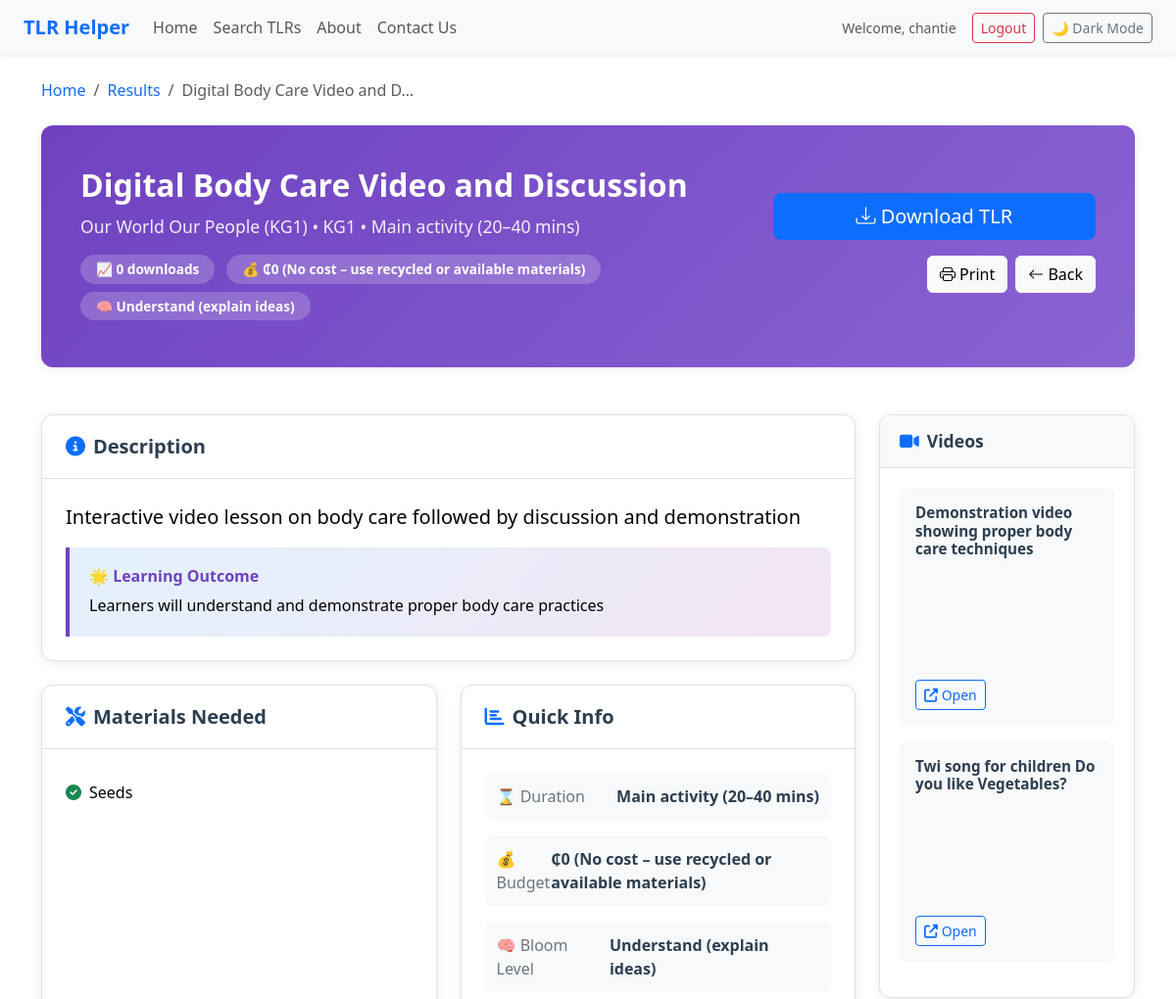
The page /tlr/digital-body-care-video-and-discussion/ (signed in, upper part) on the database as committed earlier.
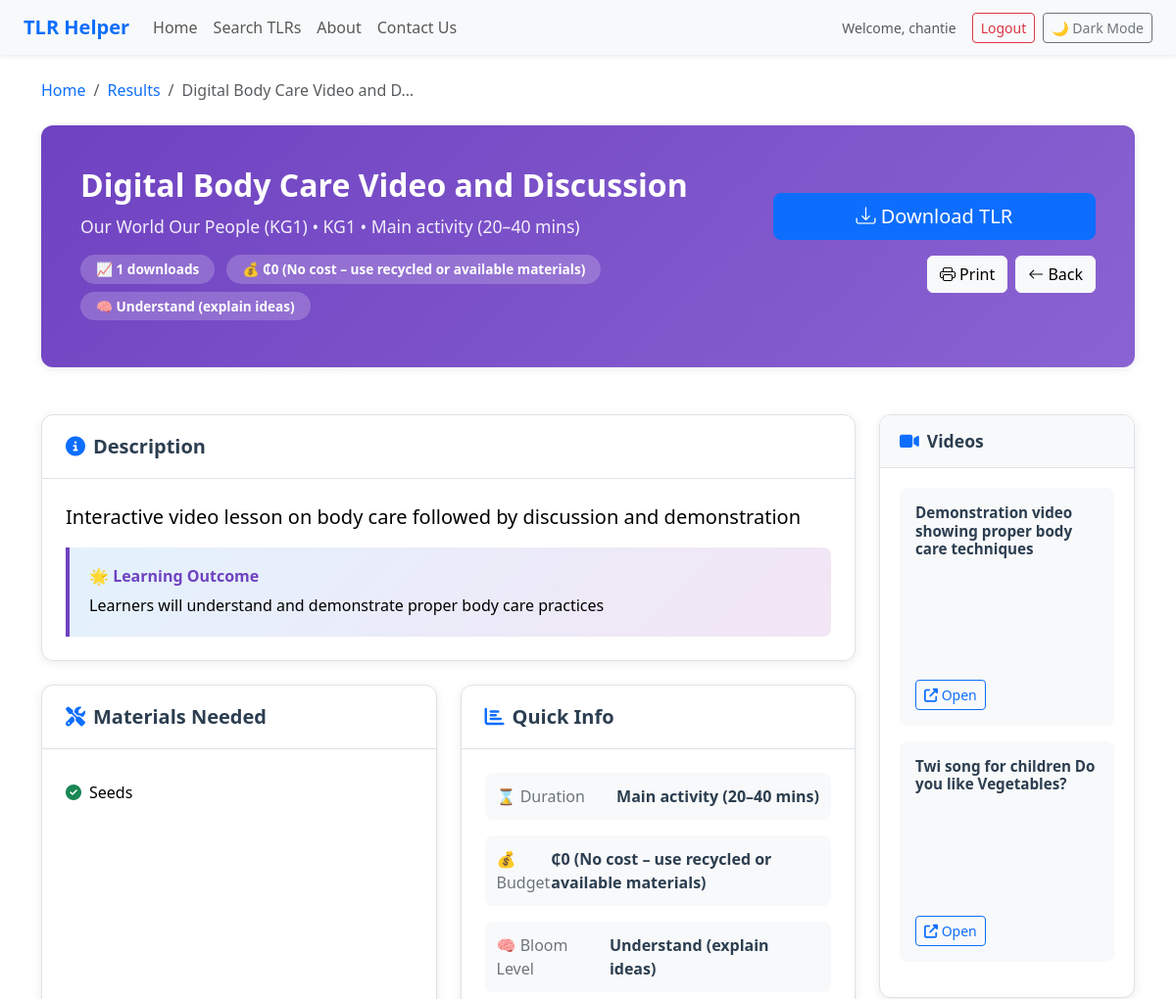
The same page on the database as committed later.
### suggestor/models.py (models this page shows, shortened)
class Tlr(models.Model):
    class_level = models.ForeignKey(ClassLevel, on_delete=models.CASCADE)
    subject = ChainedForeignKey(
        Subject,
        chained_field="class_level",
        chained_model_field="class_level",
        show_all=False,
        auto_choose=True,
        sort=True,
        null=True,
        blank=True,
        on_delete=models.CASCADE
    )
    term = models.PositiveSmallIntegerField(null=True, blank=True)
    strand = models.ForeignKey(Strand, on_delete=models.CASCADE, null=True, blank=True)
    substrand = models.ForeignKey(SubStrand, on_delete=models.CASCADE, null=True, blank=True)
    indicator = models.ForeignKey(Indicator, on_delete=models.CASCADE, null=True, blank=True)
    standard = models.ForeignKey(ContentStandard, on_delete=models.CASCADE, null=True, blank=True)
    themes = models.ManyToManyField(Theme, blank=True)
    key_learning_areas = models.ManyToManyField(KeyLearningArea, blank=True)
    competencies = models.ManyToManyField(CoreCompetency, blank=True)
    resource_types = models.ManyToManyField(ResourceType, blank=True)
    goals = models.ManyToManyField(GoalTag, blank=True)
    title = models.CharField(max_length=120)
    brief_description = models.TextField()
    materials = models.ManyToManyField(Material, blank=True)
    time_needed = models.CharField(max_length=10, choices=TIME_NEEDED_CHOICES, default="lesson")
    steps_to_make = models.TextField(blank=True)
    tips_for_use = models.TextField(blank=True)
    intended_use = models.CharField(max_length=20, choices=INTENDED_CHOICES, blank=True, null=True)
    tlr_type = models.CharField(max_length=20, choices=TLR_TYPES, blank=True, null=True)
    special_needs = models.ManyToManyField(SpecialNeed, blank=True)
    learning_styles = models.ManyToManyField(LearningStyle, blank=True)
    class_size = models.CharField(max_length=10, choices=CLASS_SIZE_BANDS, blank=True, null=True)
    bloom_level = models.CharField(max_length=20, choices=BLOOM_LEVELS, blank=True, null=True)
    budget_band = models.CharField(max_length=20, choices=BUDGET_BANDS, blank=True, null=True)
    learning_outcome = models.TextField(blank=True)
    search_keywords = models.TextField(blank=True)
    slug = models.SlugField(blank=True, unique=True)
    created_by = models.ForeignKey(User, on_delete=models.SET_NULL, null=True, blank=True)
    last_updated = models.DateTimeField(auto_now=True)
    is_published = models.BooleanField(default=False)
    download_count = models.PositiveIntegerField(default=0)

class Subject(models.Model):
    class_level = models.ForeignKey(ClassLevel, on_delete=models.CASCADE)
    title = models.CharField(max_length=120)
    def __str__(self):
        return f"{self.title} ({self.class_level})"

class ClassLevel(models.Model):
    code = models.CharField(max_length=5, unique=True)
    name = models.CharField(max_length=20)
    def __str__(self):
        return self.name

class Material(models.Model):
    name = models.CharField(max_length=40, unique=True)
    def __str__(self):
        return self.name

class TlrVideo(models.Model):
    tlr = models.ForeignKey("Tlr", related_name="videos", on_delete=models.CASCADE)
    url = models.URLField()
    caption = models.CharField(max_length=200, blank=True)

### suggestor/views.py (the view)
# urls.py: path("tlr/<slug:slug>/", v.tlr_detail_page, name="tlr_detail"),
@login_required
def tlr_detail_page(request, slug):
    tlr = get_object_or_404(Tlr, slug=slug, is_published=True)
    return render(request, "tlr_detail.html", {"tlr": tlr})

### suggestor/models.py (called while the page is built)
    def __str__(self):
        return self.title

    def __str__(self):
        return self.title

    def __str__(self):
        return self.title

    def __str__(self):
        return self.title

    def __str__(self):
        return self.name

    def __str__(self):
        return self.name

### suggestor/templates/tlr_detail.html (shortened to what this page needs)
{% extends "base.html" %}
{% load static %}
{% block content %}
<div class="container py-4">
  <nav aria-label="breadcrumb" class="mb-4">
    <ol class="breadcrumb">
      <li class="breadcrumb-item"><a href="{% url 'welcome' %}" class="text-decoration-none">Home</a></li>
      <li class="breadcrumb-item"><a href="{% url 'results_page' %}" class="text-decoration-none">Results</a></li>
      <li class="breadcrumb-item active" aria-current="page">{{ tlr.title|truncatechars:30 }}</li>
    </ol>
  </nav>
  <div class="hero-section mb-5">
    <div class="hero-content">
      <div class="row align-items-center">
        <div class="col-lg-8">
          <div class="hero-text">
            <h1 class="hero-title">{{ tlr.title }}</h1>
            <p class="hero-subtitle">
              {% if tlr.subject %}{{ tlr.subject }} • {% endif %}
              {{ tlr.class_level }} • {{ tlr.get_time_needed_display }}
            </p>
            <div class="hero-badges">
              <span class="badge badge-custom">📈 {{ tlr.download_count|default:"0" }} downloads</span>
              <span class="badge badge-custom">💰 {{ tlr.get_budget_band_display }}</span>
              <span class="badge badge-custom">🧠 {{ tlr.get_bloom_level_display }}</span>
            </div>
          </div>
        </div>
        <div class="col-lg-4 text-lg-end">
          <div class="hero-actions">
            <a href="{% url 'download_tlr' tlr.pk %}" class="btn btn-primary btn-lg mb-3 d-block">
              <i class="bi bi-download"></i> Download TLR
            </a>
            <div class="secondary-actions d-flex gap-2 justify-content-lg-end justify-content-center">
              <a href="{% url 'print_tlr' tlr.pk %}" class="btn btn-light" target="_blank">
                <i class="bi bi-printer"></i> Print
              </a>
              <button class="btn btn-light" onclick="window.history.back()">
                <i class="bi bi-arrow-left"></i> Back
              </button>
            </div>
          </div>
        </div>
      </div>
    </div>
  </div>
  <div class="row">
    <div class="col-lg-8 col-xl-9">
      <div class="content-card mb-4">
        <div class="content-header">
          <h3><i class="fas fa-info-circle text-primary me-2"></i>Description</h3>
        </div>
        <div class="content-body">
          <p class="lead">{{ tlr.brief_description }}</p>
          {% if tlr.learning_outcome %}
            <div class="highlight-box">
              <h6 class="highlight-title">🌟 Learning Outcome</h6>
              <p class="mb-0">{{ tlr.learning_outcome }}</p>
            </div>
          {% endif %}
        </div>
      </div>
      <div class="row mb-4">
        <div class="col-md-6">
          <div class="content-card h-100">
            <div class="content-header">
              <h3><i class="fas fa-tools text-primary me-2"></i>Materials Needed</h3>
            </div>
            <div class="content-body">
              {% if tlr.materials.all %}
                <ul class="materials-list">
                  {% for material in tlr.materials.all %}
                    <li><i class="fas fa-check-circle text-success me-2"></i>{{ material }}</li>
                  {% endfor %}
                </ul>
              {% else %}
                <p class="text-muted">No specific materials listed</p>
              {% endif %}
            </div>
          </div>
        </div>
        <div class="col-md-6">
          <div class="content-card h-100">
            <div class="content-header">
              <h3><i class="fas fa-chart-bar text-primary me-2"></i>Quick Info</h3>
            </div>
            <div class="content-body">
              <div class="info-grid">
                <div class="info-item">
                  <span class="info-label">⌛ Duration</span>
                  <span class="info-value">{{ tlr.get_time_needed_display }}</span>
                </div>
                <div class="info-item">
                  <span class="info-label">💰 Budget</span>
                  <span class="info-value">{{ tlr.get_budget_band_display }}</span>
                </div>
                <div class="info-item">
                  <span class="info-label">🧠 Bloom Level</span>
                  <span class="info-value">{{ tlr.get_bloom_level_display }}</span>
                </div>
              </div>
            </div>
          </div>
        </div>
      </div>
    </div>
    <div class="col-lg-4 col-xl-3">
      <div class="sidebar-sticky">
        {% if tlr.videos.all %}
          <div class="sidebar-card mb-4">
            <div class="sidebar-header">
              <h5><i class="fas fa-video text-primary me-2"></i>Videos</h5>
            </div>
            <div class="sidebar-body">
              {% for video in tlr.videos.all %}
                <div class="video-item mb-3">
                  {% if video.caption %}
                    <h6 class="video-title">{{ video.caption }}</h6>
                  {% endif %}
                  <div class="ratio ratio-16x9 rounded overflow-hidden mb-2">
                    {% if 'youtube.com' in video.url or 'youtu.be' in video.url %}
                      <iframe src="{{ video.url }}"
                              title="{{ video.caption|default:'YouTube Video' }}"
                              allowfullscreen
                              class="rounded"></iframe>
                    {% else %}
                      <iframe src="{{ video.url }}"
                              title="{{ video.caption|default:'Video' }}"
                              allowfullscreen
                              class="rounded"></iframe>
                    {% endif %}
                  </div>
                  <a href="{{ video.url }}" target="_blank" class="btn btn-outline-primary btn-sm">
                    <i class="fas fa-external-link-alt"></i> Open
                  </a>
                </div>
              {% endfor %}
            </div>
          </div>
        {% endif %}
      </div>
    </div>
  </div>
</div>
{% endblock %}

### suggestor/templates/base.html (shortened to what this page needs)
{% load static %}
<!DOCTYPE html>
<html lang="en">
<head>
  <link href="https://cdn.jsdelivr.net/npm/bootstrap@5.3.2/dist/css/bootstrap.min.css" rel="stylesheet">
  <link href="https://cdn.jsdelivr.net/npm/bootstrap-icons@1.10.5/font/bootstrap-icons.css" rel="stylesheet">
  <link rel="stylesheet" href="https://cdnjs.cloudflare.com/ajax/libs/font-awesome/6.4.0/css/all.min.css">
  <link href="https://cdn.jsdelivr.net/npm/select2@4.1.0-rc.0/dist/css/select2.min.css" rel="stylesheet" />
</head>
<body class="d-flex flex-column min-vh-100">
<nav class="navbar navbar-expand-lg navbar-light bg-light shadow-sm sticky-top">
  <div class="container-fluid px-4">
    <a class="navbar-brand fw-bold text-primary" href="{% url 'welcome' %}">TLR Helper</a>
    <div class="collapse navbar-collapse justify-content-between" id="navbarNav">
      <ul class="navbar-nav me-auto mb-2 mb-lg-0">
        <li class="nav-item"><a class="nav-link" href="{% url 'welcome' %}">Home</a></li>
        <li class="nav-item"><a class="nav-link" href="{% url 'route_select' %}">Search TLRs</a></li>
        <li class="nav-item"><a class="nav-link" href="{% url 'about' %}">About</a></li>
        <li class="nav-item"><a class="nav-link" href="{% url 'contact' %}">Contact Us</a></li>
      </ul>
      <div class="d-flex align-items-center gap-2">
        {% if user.is_authenticated %}
          <span class="text-muted small me-2">Welcome, {{ user.username }}</span>
          <form method="post" action="{% url 'logout' %}" class="d-inline">
          <button type="submit" class="btn btn-sm btn-outline-danger">Logout</button>
          </form>
        {% else %}
          <a class="btn btn-sm btn-outline-primary" href="{% url 'login' %}">Login</a>
        {% endif %}
        <button id="darkToggle" class="btn btn-sm btn-outline-secondary">
        </button>
      </div>
    </div>
  </div>
</nav>
  <main class="flex-grow-1">
    {% block content %}{% endblock %}
  </main>
</body>
</html>

### suggestor/templates/base.html (style rules this page uses)
body { background-color: #ffffff; color: #000000; font-family: "Segoe UI", sans-serif; transition: background-color 0.3s, color 0.3s; }
.badge-light, .bg-light, .bg-white, .bg-secondary, .bg-warning { color: #000 !important; }

### suggestor/templates/tlr_detail.html (style rules this page uses)
:root { --primary-color: #6f42c1; --primary-light: #8a63d2; --secondary-color: #6c757d; --success-color: #28a745; --info-color: #17a2b8; --warning-color: #ffc107; --danger-color: #dc3545; --light-bg: #f8f9fa; --border-color: #dee2e6; --border-radius: 12px; --shadow: 0 2px 10px rgba(0,0,0,0.08); }
.hero-section { background: linear-gradient(135deg, var(--primary-color) 0%, var(--primary-light) 100%); border-radius: var(--border-radius); padding: 2.5rem; color: white; box-shadow: var(--shadow); }
.hero-title { font-size: 2rem; font-weight: 700; margin-bottom: 0.5rem; line-height: 1.3; }
.hero-subtitle { font-size: 1.1rem; opacity: 0.9; margin-bottom: 1rem; }
.hero-badges .badge-custom { background: rgba(255,255,255,0.2); color: white; padding: 0.5rem 1rem; border-radius: 20px; margin-right: 0.5rem; margin-bottom: 0.5rem; display: inline-block; font-size: 0.85rem; backdrop-filter: blur(10px); }
.hero-actions .btn { margin-bottom: 0.5rem; }
.secondary-actions { display: flex; gap: 0.5rem; flex-wrap: wrap; }
.content-card { background: white; border-radius: var(--border-radius); box-shadow: var(--shadow); border: 1px solid var(--border-color); overflow: hidden; }
.content-header { background: rgba(var(--primary-color), 0.05); padding: 1.25rem 1.5rem; border-bottom: 1px solid var(--border-color); }
.content-header h3 { margin: 0; font-size: 1.25rem; font-weight: 600; color: #2c3e50; }
.content-body { padding: 1.5rem; }
.highlight-box { background: linear-gradient(135deg, #e3f2fd 0%, #f3e5f5 100%); border-left: 4px solid var(--primary-color); padding: 1.25rem; border-radius: 0 8px 8px 0; margin-top: 1rem; }
.highlight-title { color: var(--primary-color); font-weight: 600; margin-bottom: 0.5rem; }
.materials-list { list-style: none; padding: 0; margin: 0; }
.materials-list li { padding: 0.5rem 0; border-bottom: 1px solid #f0f0f0; }
.materials-list li:last-child { border-bottom: none; }
.info-grid { display: grid; gap: 1rem; }
.info-item { display: flex; justify-content: space-between; align-items: center; padding: 0.75rem; background: var(--light-bg); border-radius: 8px; }
.info-label { font-weight: 500; color: var(--secondary-color); }
.info-value { font-weight: 600; color: #2c3e50; }
.sidebar-sticky { position: sticky; top: 2rem; }
.sidebar-card { background: white; border-radius: var(--border-radius); box-shadow: var(--shadow); border: 1px solid var(--border-color); overflow: hidden; }
.sidebar-header { background: var(--light-bg); padding: 1rem 1.25rem; border-bottom: 1px solid var(--border-color); }
.sidebar-header h5 { margin: 0; font-size: 1.1rem; font-weight: 600; color: #2c3e50; }
.sidebar-body { padding: 1.25rem; }
.video-item { padding: 1rem; background: var(--light-bg); border-radius: 8px; }
.video-title { font-size: 0.95rem; font-weight: 600; color: #2c3e50; margin-bottom: 0.75rem; }

Rows that differ between the two databases and show on the page:
changed Tlr "Digital Body Care Video and Discussion": download_count "0" → "1"
